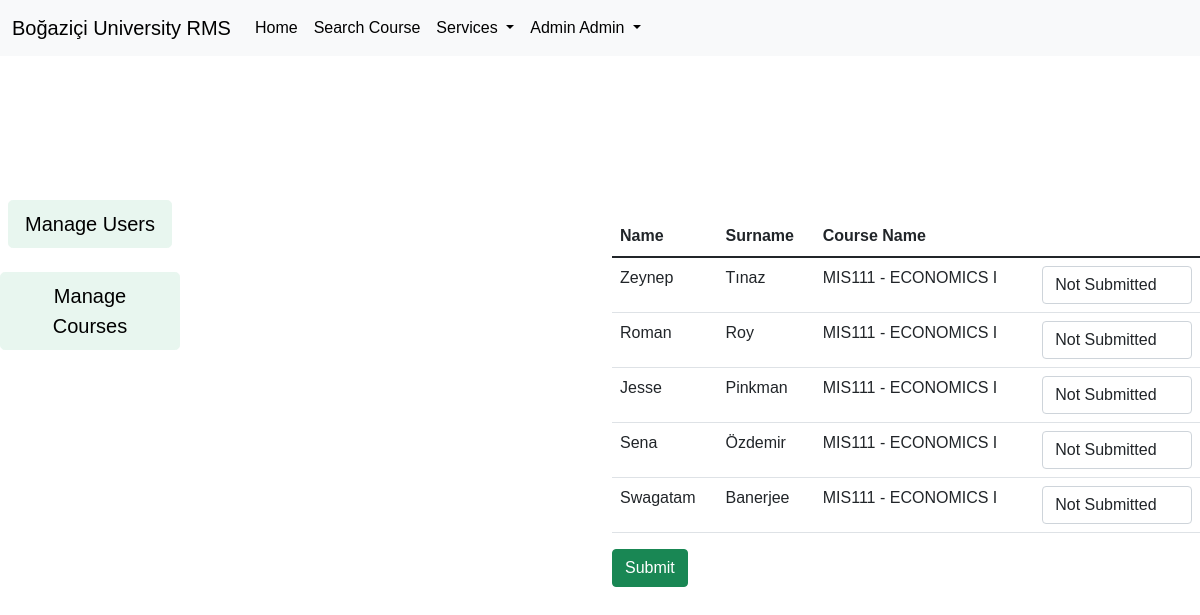
The app's page /view-students.php?c_id=7 (signed in) with its own data.
### tables this page shows
CREATE TABLE `users` (
  `uid` int(11) NOT NULL,
  `fname` varchar(100) NOT NULL,
  `surname` varchar(100) NOT NULL,
  `uname` varchar(100) NOT NULL,
  `upass` varchar(100) NOT NULL,
  `utype` varchar(100) NOT NULL,
  `status` int(11) NOT NULL DEFAULT 1
);

CREATE TABLE `st_course` (
  `id` int(11) NOT NULL,
  `c_id` int(11) NOT NULL,
  `u_id` int(11) NOT NULL,
  `grade` varchar(250) NOT NULL
);

CREATE TABLE `courses` (
  `c_id` int(11) NOT NULL,
  `c_name` varchar(250) NOT NULL,
  `c_description` varchar(250) NOT NULL,
  `c_quota` int(11) NOT NULL,
  `c_final_date` date NOT NULL,
  `c_credits` int(11) NOT NULL,
  `inst_id` int(11) NOT NULL,
  `consent` tinyint(1) NOT NULL
);

### config.php (called while the page is built, shortened)
<?php
$db = new PDO("mysql:host=localhost;dbname=RMS;charset=utf8", "root", "");
if (isset($_SESSION['uname'])){
    $uname = $_SESSION["uname"];
    $user_search = $db->prepare("SELECT * FROM users WHERE uname = :uname");
    $user_search->execute([
        'uname' => $uname
    ]);
    $user_detail = $user_search->fetch(PDO::FETCH_ASSOC);
    function user_detail($column){
        global $user_detail;
        return $user_detail[$column];
    }
}

### view-students.php (the view, shortened to what this page needs)
<?php
include("config.php");
?>
<!doctype html>
<html lang="en">
<head>
    <link href="https://cdn.jsdelivr.net/npm/bootstrap@5.1.3/dist/css/bootstrap.min.css" rel="stylesheet">
    <link href="styles.css" rel="stylesheet">
</head>
<body>
<?php
    include("header.php");
?>
<div class="row">
    <div class="col-lg-6">
        <?php
            include("navbar.php");
        ?>
    </div>
    <div class="col-lg-6">
        <form action="" method="post">
            <table class="table" style="margin-top: 10rem;">
                <thead>
                    <tr>
                        <th>Name</th>
                        <th>Surname</th>
                        <th>Course Name</th>
                        <th></th>
                    </tr>
                </thead>
                <tbody>
                <?php
                    $course_search = $db->prepare("SELECT * FROM st_course WHERE c_id = :c_id");
                    $course_search->execute([
                        'c_id' => $_GET['c_id']
                    ]);
                    $courses = $course_search->fetchAll(PDO::FETCH_ASSOC);
                    foreach ($courses as $course):
                        $user_control = $db->prepare("SELECT * FROM users WHERE uid = :uid");
                        $user_control->execute([
                            'uid' => $course['u_id']
                        ]);
                        $user_row = $user_control->fetch(PDO::FETCH_ASSOC);
                        $course_control = $db->prepare("SELECT * FROM courses WHERE c_id = :c_id");
                        $course_control->execute([
                            'c_id' => $course['c_id']
                        ]);
                        $course_row = $course_control->fetch(PDO::FETCH_ASSOC);
                ?>
                <tr>
                    <td><?=$user_row['fname'] ?></td>
                    <td><?=$user_row['surname'] ?></td>
                    <td><?=$course_row['c_name'] . " - " . $course_row['c_description'] ?></td>
                    <td>
                        <select name="grade[]" class="form-control">
                            <option value="Not Submitted-<?=$course['id'] ?>-<?=$user_row['uid'] ?>"<?=$course['grade'] == "Not Submitted" ? ' selected' : null ?>>Not Submitted</option>
                        </select>
                    </td>
                </tr>
                <?php
                    endforeach;
                ?>
                </tbody>
            </table>
            <?php
                if ($course_search->rowCount()):
            ?>
            <button name="submit" type="submit" class="btn btn-success">Submit</button>
            <?php
                endif;
            ?>
        </form>
    </div>
</div>
</body>
</html>

### header.php (shortened to what this page needs)
<nav class="navbar navbar-expand-lg navbar-light bg-light">
    <div class="container-fluid">
        <a class="navbar-brand" href="index.php">Boğaziçi University RMS</a>
        <div class="collapse navbar-collapse" id="navbarSupportedContent">
            <ul class="navbar-nav me-auto mb-2 mb-lg-0">
                <li class="nav-item">
                    <a class="nav-link active" aria-current="page" href="#">Home</a>
                </li>
                <li class="nav-item">
                    <a class="nav-link" href="#">Search Course</a>
                </li>
                <li class="nav-item dropdown">
                    <a class="nav-link dropdown-toggle" href="#" id="navbarDropdown" role="button" data-bs-toggle="dropdown" aria-expanded="false">
                        Services
                    </a>
                </li>
                <li class="nav-item dropdown">
                    <a class="nav-link dropdown-toggle" href="#" id="navbarDropdown" role="button" data-bs-toggle="dropdown" aria-expanded="false">
                        <?=user_detail('fname') . " " . user_detail('surname') ?>
                    </a>
                </li>
            </ul>
        </div>
    </div>
</nav>

### styles.css (style rules this page uses)
a { text-decoration: none !important; color: black !important; }

### view-students.php (style rules this page uses)
a { text-decoration: none !important; color: black !important; }
body { font-family: "Poppins", sans-serif; height: 100vh; }
a { color: #92badd; display:inline-block; text-decoration: none; font-weight: 400; }
* { box-sizing: border-box; }

### records on screen
users: fname "Admin", surname "Admin"
st_course: u.fname "Zeynep", u.surname "Tınaz", c.c_name "MIS111", c.c_description "ECONOMICS I"
st_course: u.fname "Roman", u.surname "Roy", c.c_name "MIS111", c.c_description "ECONOMICS I"
st_course: u.fname "Jesse", u.surname "Pinkman", c.c_name "MIS111", c.c_description "ECONOMICS I"
st_course: u.fname "Sena", u.surname "Özdemir", c.c_name "MIS111", c.c_description "ECONOMICS I"
st_course: u.fname "Swagatam", u.surname "Banerjee", c.c_name "MIS111", c.c_description "ECONOMICS I"
